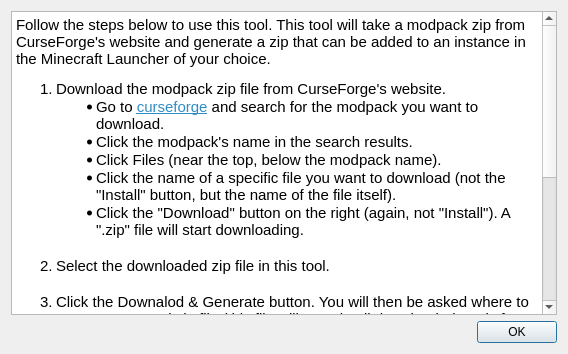
<?xml version="1.0" encoding="UTF-8"?>
<ui version="4.0">
 <class>InstructionsDialog</class>
 <widget class="QDialog" name="InstructionsDialog">
  <property name="geometry">
   <rect>
    <x>0</x>
    <y>0</y>
    <width>568</width>
    <height>354</height>
   </rect>
  </property>
  <property name="windowTitle">
   <string>CFModpackImporter Instructions</string>
  </property>
  <property name="windowIcon">
   <iconset resource="../res/resources.qrc">
    <normaloff>:/icon.png</normaloff>:/icon.png</iconset>
  </property>
  <layout class="QVBoxLayout" name="verticalLayout">
   <item>
    <widget class="QTextBrowser" name="textBrowser">
     <property name="readOnly">
      <bool>true</bool>
     </property>
     <property name="html">
      <string>&lt;!DOCTYPE HTML PUBLIC &quot;-//W3C//DTD HTML 4.0//EN&quot; &quot;http://www.w3.org/TR/REC-html40/strict.dtd&quot;&gt;
&lt;html&gt;&lt;head&gt;&lt;meta name=&quot;qrichtext&quot; content=&quot;1&quot; /&gt;&lt;meta charset=&quot;utf-8&quot; /&gt;&lt;style type=&quot;text/css&quot;&gt;
p, li { white-space: pre-wrap; }
hr { height: 1px; border-width: 0; }
li.unchecked::marker { content: &quot;\2610&quot;; }
li.checked::marker { content: &quot;\2612&quot;; }
&lt;/style&gt;&lt;/head&gt;&lt;body style=&quot; font-family:'Ubuntu'; font-size:11pt; font-weight:400; font-style:normal;&quot;&gt;
&lt;p style=&quot; margin-top:12px; margin-bottom:12px; margin-left:0px; margin-right:0px; -qt-block-indent:0; text-indent:0px;&quot;&gt;Follow the steps below to use this tool. This tool will take a modpack zip from CurseForge's website and generate a zip that can be added to an instance in the Minecraft Launcher of your choice.&lt;/p&gt;
&lt;ol style=&quot;margin-top: 0px; margin-bottom: 0px; margin-left: 0px; margin-right: 0px; -qt-list-indent: 1;&quot;&gt;
&lt;li style=&quot; margin-top:12px; margin-bottom:0px; margin-left:0px; margin-right:0px; -qt-block-indent:0; text-indent:0px;&quot;&gt;Download the modpack zip file from CurseForge's website.    
&lt;ul style=&quot;margin-top: 0px; margin-bottom: 0px; margin-left: 0px; margin-right: 0px; -qt-list-indent: 2;&quot;&gt;
&lt;li style=&quot; margin-top:0px; margin-bottom:0px; margin-left:0px; margin-right:0px; -qt-block-indent:0; text-indent:0px;&quot;&gt;Go to &lt;a href=&quot;https://www.curseforge.com/minecraft/modpacks&quot;&gt;&lt;span style=&quot; text-decoration: underline; color:#308cc6;&quot;&gt;curseforge&lt;/span&gt;&lt;/a&gt; and search for the modpack you want to download.        &lt;/li&gt;
&lt;li style=&quot; margin-top:0px; margin-bottom:0px; margin-left:0px; margin-right:0px; -qt-block-indent:0; text-indent:0px;&quot;&gt;Click the modpack's name in the search results.        &lt;/li&gt;
&lt;li style=&quot; margin-top:0px; margin-bottom:0px; margin-left:0px; margin-right:0px; -qt-block-indent:0; text-indent:0px;&quot;&gt;Click Files (near the top, below the modpack name).        &lt;/li&gt;
&lt;li style=&quot; margin-top:0px; margin-bottom:0px; margin-left:0px; margin-right:0px; -qt-block-indent:0; text-indent:0px;&quot;&gt;Click the name of a specific file you want to download (not the &amp;quot;Install&amp;quot; button, but the name of the file itself).        &lt;/li&gt;
&lt;li style=&quot; margin-top:0px; margin-bottom:0px; margin-left:0px; margin-right:0px; -qt-block-indent:0; text-indent:0px;&quot;&gt;Click the &amp;quot;Download&amp;quot; button on the right (again, not &amp;quot;Install&amp;quot;). A &amp;quot;.zip&amp;quot; file will start downloading.&lt;/li&gt;&lt;/ul&gt;&lt;/li&gt;
&lt;p style=&quot;-qt-paragraph-type:empty; margin-top:0px; margin-bottom:0px; margin-left:0px; margin-right:0px; -qt-block-indent:2; text-indent:0px;&quot;&gt;&lt;br /&gt;&lt;/p&gt;
&lt;li style=&quot; margin-top:0px; margin-bottom:0px; margin-left:0px; margin-right:0px; -qt-block-indent:0; text-indent:0px;&quot;&gt;Select the downloaded zip file in this tool.    &lt;/li&gt;
&lt;p style=&quot;-qt-paragraph-type:empty; margin-top:0px; margin-bottom:0px; margin-left:0px; margin-right:0px; -qt-block-indent:1; text-indent:0px;&quot;&gt;&lt;br /&gt;&lt;/p&gt;
&lt;li style=&quot; margin-top:0px; margin-bottom:0px; margin-left:0px; margin-right:0px; -qt-block-indent:0; text-indent:0px;&quot;&gt;Click the Downalod &amp;amp; Generate button. You will then be asked where to save a generated zip file (this file will contain all downloaded mods for the modpack). Choose somewhere on your computer. This will then open a (hidden) browser to download all of the mods in the modpack using CurseForge's website. Once the download is finished, the generated zip you saved will exist.&lt;/li&gt;
&lt;p style=&quot;-qt-paragraph-type:empty; margin-top:0px; margin-bottom:0px; margin-left:0px; margin-right:0px; -qt-block-indent:1; text-indent:0px;&quot;&gt;&lt;br /&gt;&lt;/p&gt;
&lt;li style=&quot; margin-top:0px; margin-bottom:0px; margin-left:0px; margin-right:0px; -qt-block-indent:0; text-indent:0px;&quot;&gt;Create an instance in the launcher of your choice using the version of minecraft and modloader indicated for the selected pack (this info is indicated in this tool after selecting the downloaded modpack).    &lt;/li&gt;
&lt;p style=&quot;-qt-paragraph-type:empty; margin-top:0px; margin-bottom:0px; margin-left:0px; margin-right:0px; -qt-block-indent:1; text-indent:0px;&quot;&gt;&lt;br /&gt;&lt;/p&gt;
&lt;li style=&quot; margin-top:0px; margin-bottom:12px; margin-left:0px; margin-right:0px; -qt-block-indent:0; text-indent:0px;&quot;&gt;Extract the contents of this zip file and add it to the minecraft folder of the instance you created in the launcher previously. If you are upating the modpack, replace any folders with the same names in the instance folder.&lt;/li&gt;&lt;/ol&gt;&lt;/body&gt;&lt;/html&gt;</string>
     </property>
     <property name="textInteractionFlags">
      <set>Qt::LinksAccessibleByMouse|Qt::TextSelectableByMouse</set>
     </property>
     <property name="openExternalLinks">
      <bool>true</bool>
     </property>
    </widget>
   </item>
   <item>
    <widget class="QDialogButtonBox" name="buttonBox">
     <property name="orientation">
      <enum>Qt::Horizontal</enum>
     </property>
     <property name="standardButtons">
      <set>QDialogButtonBox::Ok</set>
     </property>
    </widget>
   </item>
  </layout>
 </widget>
 <resources>
  <include location="../res/resources.qrc"/>
 </resources>
 <connections>
  <connection>
   <sender>buttonBox</sender>
   <signal>accepted()</signal>
   <receiver>InstructionsDialog</receiver>
   <slot>accept()</slot>
   <hints>
    <hint type="sourcelabel">
     <x>248</x>
     <y>254</y>
    </hint>
    <hint type="destinationlabel">
     <x>157</x>
     <y>274</y>
    </hint>
   </hints>
  </connection>
  <connection>
   <sender>buttonBox</sender>
   <signal>rejected()</signal>
   <receiver>InstructionsDialog</receiver>
   <slot>reject()</slot>
   <hints>
    <hint type="sourcelabel">
     <x>316</x>
     <y>260</y>
    </hint>
    <hint type="destinationlabel">
     <x>286</x>
     <y>274</y>
    </hint>
   </hints>
  </connection>
 </connections>
</ui>
